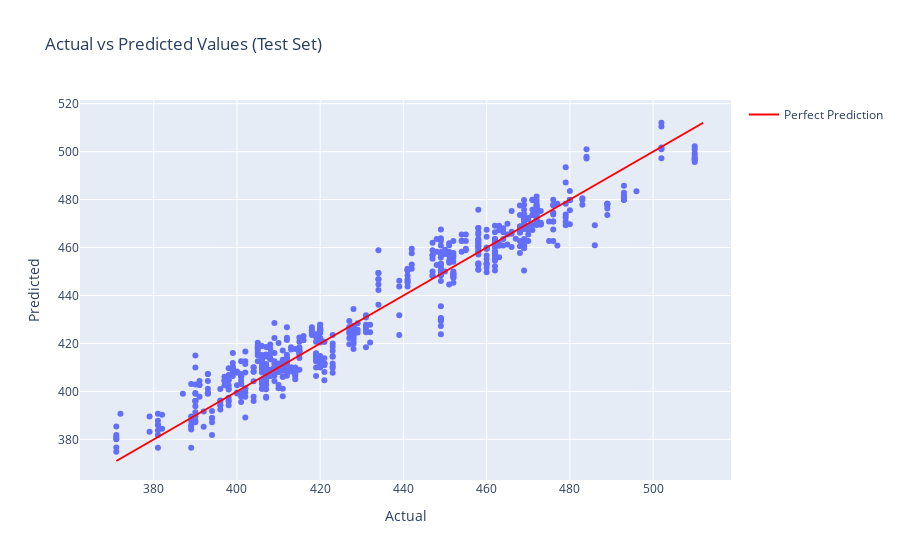

The notebook cell this image was saved under:
### Code cell
from sklearn.neural_network import MLPRegressor
from sklearn.metrics import mean_squared_error, r2_score
import plotly.express as px
import plotly.graph_objects as go
from sklearn.preprocessing import StandardScaler
from sklearn.model_selection import train_test_split

# Assuming `X_train`, `X_val`, `X_test`, `y_train`, `y_val`, `y_test` are already defined

# Feature selection based on XGBoost's importance analysis (add/remove relevant features)
# Modify `continuous_features` and `binary_features` based on insights from XGBoost
continuous_features = ['500_split']  # Add other selected continuous variables here
binary_features = [col for col in X_train.columns if col not in continuous_features]

# Standardize continuous variables
scaler = StandardScaler()
X_train_cont = scaler.fit_transform(X_train[continuous_features])
X_val_cont = scaler.transform(X_val[continuous_features])
X_test_cont = scaler.transform(X_test[continuous_features])

# Effect coding for binary variables (-1 and 1)
X_train_bin = X_train[binary_features].replace({0: -1, 1: 1}).values
X_val_bin = X_val[binary_features].replace({0: -1, 1: 1}).values
X_test_bin = X_test[binary_features].replace({0: -1, 1: 1}).values

# Combine processed features
X_train_processed = np.hstack((X_train_cont, X_train_bin))
X_val_processed = np.hstack((X_val_cont, X_val_bin))
X_test_processed = np.hstack((X_test_cont, X_test_bin))

# Define a neural network model with regularization
model = MLPRegressor(
    hidden_layer_sizes=(64, 32),  # Smaller architecture to reduce overfitting
    activation='relu',           # ReLU activation for hidden layers
    alpha=0.001,                 # L2 regularization parameter
    learning_rate_init=0.001,    # Initial learning rate
    max_iter=2000,               # Increased iterations for better convergence
    batch_size=32,               # Mini-batch size
    solver='adam',               # Optimizer
    random_state=42
)

# Train the neural network with the processed data
model.fit(X_train_processed, y_train)

# Predict on validation data
y_val_pred = model.predict(X_val_processed)

# Calculate the R² score and MSE for the validation set
r2_val = r2_score(y_val, y_val_pred)
mse_val = mean_squared_error(y_val, y_val_pred)

print(f"Validation MSE: {mse_val:.3f}")
print(f"Validation R^2: {r2_val:.3f}")

# Predict on test data
y_test_pred = model.predict(X_test_processed)

# Calculate the R² score and MSE for the test set
r2_test = r2_score(y_test, y_test_pred)
mse_test = mean_squared_error(y_test, y_test_pred)

print(f"Test MSE: {mse_test:.3f}")
print(f"Test R^2: {r2_test:.3f}")

# Create a DataFrame to compare the actual vs predicted values
results = pd.DataFrame({
    'Actual 2k tijd': y_test,
    'Predicted 2k tijd': y_test_pred,
    'Difference': y_test - y_test_pred
})
print(results.head(10)) 

# Visualize predictions vs actual values for the test set
data = pd.DataFrame({'Actual': y_test, 'Predicted': y_test_pred})
fig = px.scatter(data, x='Actual', y='Predicted', title="Actual vs Predicted Values (Test Set)")

# Add a diagonal line (perfect prediction line)
min_val = min(data['Actual'].min(), data['Predicted'].min())
max_val = max(data['Actual'].max(), data['Predicted'].max())
fig.add_trace(go.Scatter(x=[min_val, max_val], y=[min_val, max_val], mode='lines', 
                         name='Perfect Prediction', line=dict(color='red')))

# Show the plot
fig.show()

### Figure 1 — Plotly figure (JSON) as saved in the notebook; plotly's stock layout.template omitted (floating-point values rounded to 4 significant figures; data arrays with more than 128 entries replaced by an {"elided": "..."} marker saying what was removed)
{"data": [{"hovertemplate": "Actual=%{x}<br>Predicted=%{y}<extra></extra>", "legendgroup": "", "marker": {"color": "#636efa", "symbol": "circle"}, "mode": "markers", "name": "", "orientation": "v", "showlegend": false, "type": "scatter", "x": {"elided": "650 int values"}, "xaxis": "x", "y": {"elided": "650 float values"}, "yaxis": "y"}, {"line": {"color": "red"}, "mode": "lines", "name": "Perfect Prediction", "type": "scatter", "x": [371, 512.0], "y": [371, 512.0]}], "layout": {"legend": {"tracegroupgap": 0}, "title": {"text": "Actual vs Predicted Values (Test Set)"}, "xaxis": {"anchor": "y", "domain": [0, 1], "title": {"text": "Actual"}}, "yaxis": {"anchor": "x", "domain": [0, 1], "title": {"text": "Predicted"}}}}
